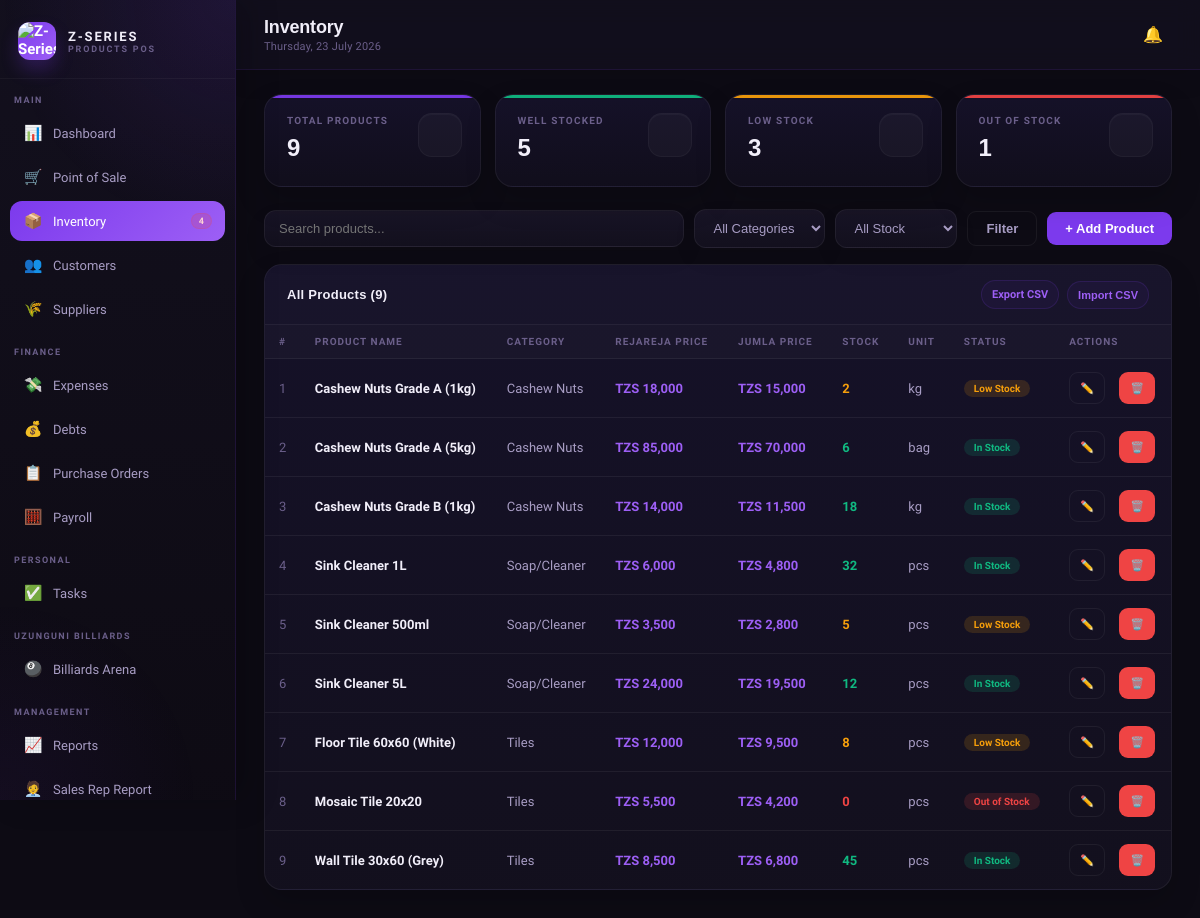
The app's page /inventory.php (signed in) with its own data.
### tables this page shows
CREATE TABLE products (
  id INT AUTO_INCREMENT PRIMARY KEY,
  name VARCHAR(200) NOT NULL,
  category_id INT,
  supplier_id INT,
  rejareja_price DECIMAL(12,2) NOT NULL DEFAULT 0,
  jumla_price DECIMAL(12,2) NOT NULL DEFAULT 0,
  stock INT DEFAULT 0,
  low_stock_threshold INT DEFAULT 10,
  unit VARCHAR(30) DEFAULT 'pcs',
  status ENUM('active','inactive') DEFAULT 'active',
  created_at TIMESTAMP DEFAULT CURRENT_TIMESTAMP,
  FOREIGN KEY (category_id) REFERENCES categories(id),
  FOREIGN KEY (supplier_id) REFERENCES suppliers(id)
);

CREATE TABLE categories (
  id INT AUTO_INCREMENT PRIMARY KEY,
  name VARCHAR(100) NOT NULL,
  description TEXT,
  created_at TIMESTAMP DEFAULT CURRENT_TIMESTAMP
);

### config.php (called while the page is built, shortened)
<?php
function sanitizeString($s, $maxLen = 1000) {
    $s = trim((string)$s);
    if ($maxLen > 0) $s = mb_substr($s, 0, $maxLen);
    return $s;
}
function tzs($amount) {
    return 'TZS ' . number_format($amount, 0, '.', ',');
}
function unitLabel($unit) {
    $labels = ['kg' => 'kg', 'half_kg' => 'Half Kg', 'quarter_kg' => 'Quarter Kg', 'pc' => 'pc', 'ctns' => 'ctns'];
    return $labels[$unit] ?? $unit;
}
?>

### inventory.php (the view, shortened to what this page needs)
<?php
require_once 'includes/header.php';
  $search     = sanitizeString($_GET['search'] ?? '', 100);
$where = ["p.status = 'active'"];
$stmt = $conn->prepare("SELECT p.*, c.name as cat_name FROM products p LEFT JOIN categories c ON p.category_id=c.id WHERE " . implode(' AND ', $where) . " ORDER BY c.name, p.name");
$stmt->execute();
$products = $stmt->get_result();
$total_products = $conn->query("SELECT COUNT(*) as c FROM products WHERE status='active'")->fetch_assoc()['c'];
$low_count  = $conn->query("SELECT COUNT(*) as c FROM products WHERE stock<=low_stock_threshold AND stock>0 AND status='active'")->fetch_assoc()['c'];
$out_count  = $conn->query("SELECT COUNT(*) as c FROM products WHERE stock=0 AND status='active'")->fetch_assoc()['c'];
$ok_count   = $total_products - $low_count - $out_count;
?>
<div class="stats-grid">
  <div class="stat-card purple"><div class="stat-label">Total Products</div><div class="stat-value"><?= $total_products ?></div><div class="stat-icon"></div></div>
  <div class="stat-card green"><div class="stat-label">Well Stocked</div><div class="stat-value"><?= $ok_count ?></div><div class="stat-icon"></div></div>
  <div class="stat-card amber"><div class="stat-label">Low Stock</div><div class="stat-value"><?= $low_count ?></div><div class="stat-icon"></div></div>
  <div class="stat-card red"><div class="stat-label">Out of Stock</div><div class="stat-value"><?= $out_count ?></div><div class="stat-icon"></div></div>
</div>
<form method="GET" style="display:contents">
<div class="filter-bar">
  <input class="filter-search" name="search" placeholder="Search products..." value="<?= htmlspecialchars($search) ?>"/>
  <select class="filter-select" name="cat" onchange="this.form.submit()">
    <option value="">All Categories</option>
  </select>
  <select class="filter-select" name="stock" onchange="this.form.submit()">
    <option value="">All Stock</option>
  </select>
  <button type="submit" class="btn btn-outline">Filter</button>
  <button type="button" class="btn btn-primary" onclick="openModal('add-product-modal')">+ Add Product</button>
</div>
</form>
<div class="card">
  <div class="card-header">
    <span class="card-title">All Products (<?= $products->num_rows ?>)</span>
    <div style="display:flex;gap:8px;align-items:center">
      <a class="card-action" href="?export=csv">Export CSV</a>
      <button type="button" class="card-action" onclick="openModal('import-products-modal')">Import CSV</button>
    </div>
  </div>
  <div class="table-wrap">
    <table>
      <thead><tr><th>#</th><th>Product Name</th><th>Category</th><th>Rejareja Price</th><th>Jumla Price</th><th>Stock</th><th>Unit</th><th>Status</th><th>Actions</th></tr></thead>
      <tbody>
        <?php $i=1; while($p = $products->fetch_assoc()): ?>
        <tr>
          <td class="text-muted"><?= $i++ ?></td>
          <td class="td-bold"><?= htmlspecialchars($p['name']) ?></td>
          <td><?= htmlspecialchars($p['cat_name']) ?></td>
          <td class="text-purple"><?= tzs($p['rejareja_price']) ?></td>
          <td class="text-purple"><?= tzs($p['jumla_price']) ?></td>
          <td class="<?= $p['stock']==0?'text-danger':($p['stock']<=$p['low_stock_threshold']?'text-warning':'text-success') ?>"><?= $p['stock'] ?></td>
          <td><?= htmlspecialchars(unitLabel($p['unit'])) ?></td>
          <td>
            <?php if($p['stock']==0): ?><span class="badge badge-danger">Out of Stock</span>
            <?php elseif($p['stock']<=$p['low_stock_threshold']): ?><span class="badge badge-warning">Low Stock</span>
            <?php else: ?><span class="badge badge-success">In Stock</span><?php endif; ?>
          </td>
          <td>
            <div class="action-buttons">
              <button class="btn btn-outline btn-sm" title="Edit" aria-label="Edit" onclick='editProduct(<?= json_encode($p) ?>)'>✏️</button>
              <form method="POST" onsubmit="return confirm('Remove this product?')">
                <button type="submit" class="btn btn-danger btn-sm" title="Delete" aria-label="Delete">🗑️</button>
              </form>
            </div>
          </td>
        </tr>
        <?php endwhile; ?>
      </tbody>
    </table>
  </div>
</div>
<?php
require_once 'includes/footer.php';
?>

### records on screen
products: name "Cashew Nuts Grade A (1kg)", category.name "Cashew Nuts", rejareja_price "TZS 18,000", jumla_price "TZS 15,000", stock "2", unit "kg", low_stock_threshold "Low Stock"
products: name "Cashew Nuts Grade A (5kg)", category.name "Cashew Nuts", rejareja_price "TZS 85,000", jumla_price "TZS 70,000", stock "6", unit "bag", low_stock_threshold "In Stock"
products: name "Cashew Nuts Grade B (1kg)", category.name "Cashew Nuts", rejareja_price "TZS 14,000", jumla_price "TZS 11,500", stock "18", unit "kg", low_stock_threshold "In Stock"
products: name "Sink Cleaner 1L", category.name "Soap/Cleaner", rejareja_price "TZS 6,000", jumla_price "TZS 4,800", stock "32", unit "pcs", low_stock_threshold "In Stock"
products: name "Sink Cleaner 500ml", category.name "Soap/Cleaner", rejareja_price "TZS 3,500", jumla_price "TZS 2,800", stock "5", unit "pcs", low_stock_threshold "Low Stock"
products: name "Sink Cleaner 5L", category.name "Soap/Cleaner", rejareja_price "TZS 24,000", jumla_price "TZS 19,500", stock "12", unit "pcs", low_stock_threshold "In Stock"
products: name "Floor Tile 60x60 (White)", category.name "Tiles", rejareja_price "TZS 12,000", jumla_price "TZS 9,500", stock "8", unit "pcs", low_stock_threshold "Low Stock"
products: name "Mosaic Tile 20x20", category.name "Tiles", rejareja_price "TZS 5,500", jumla_price "TZS 4,200", stock "0", unit "pcs", shows "Out of Stock"
products: name "Wall Tile 30x60 (Grey)", category.name "Tiles", rejareja_price "TZS 8,500", jumla_price "TZS 6,800", stock "45", unit "pcs", low_stock_threshold "In Stock"

### other values on screen
$low_stock_count "4"
$page_title "Inventory"
$total_products "9"
$ok_count "5"
$low_count "3"
$out_count "1"
$products->num_rows "9"
